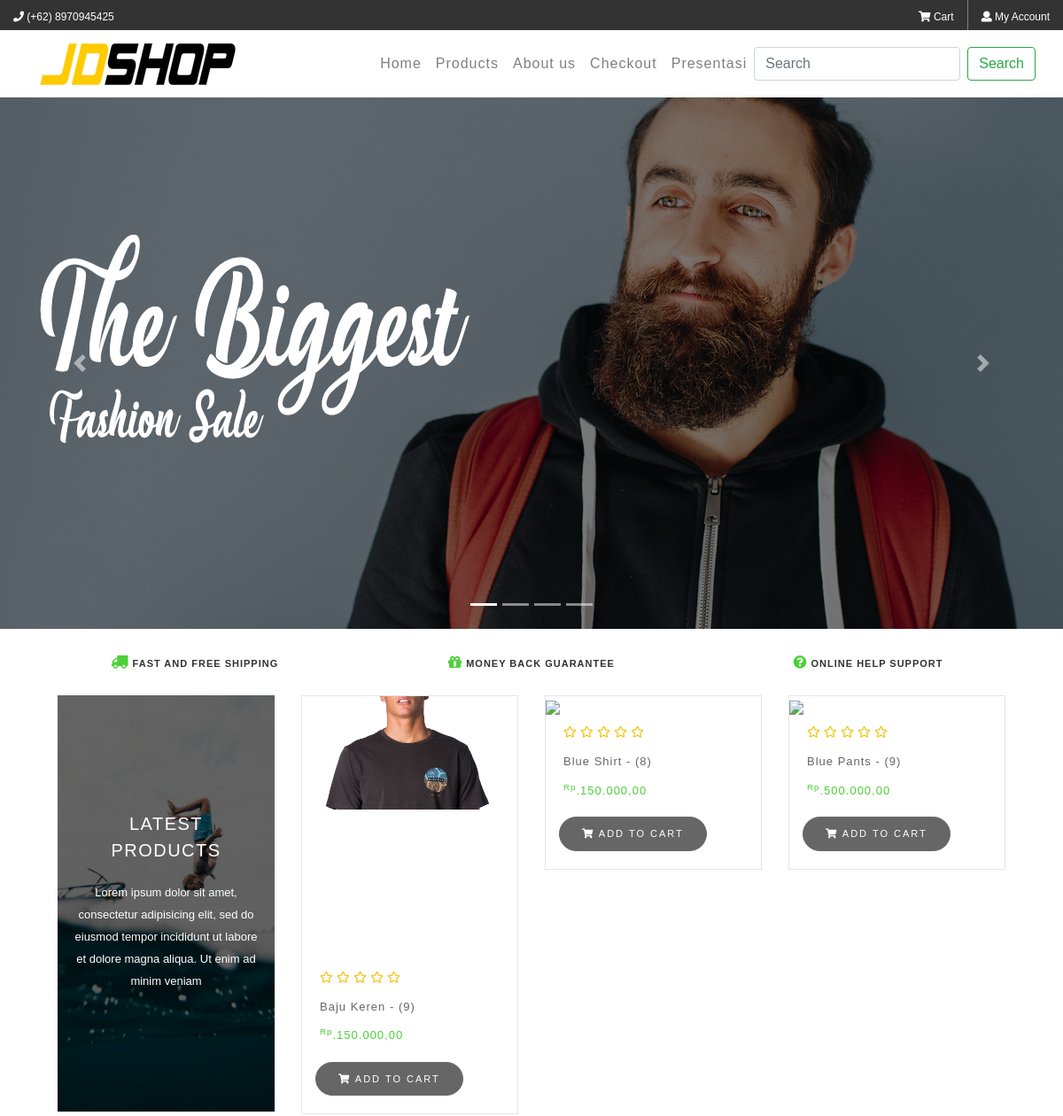
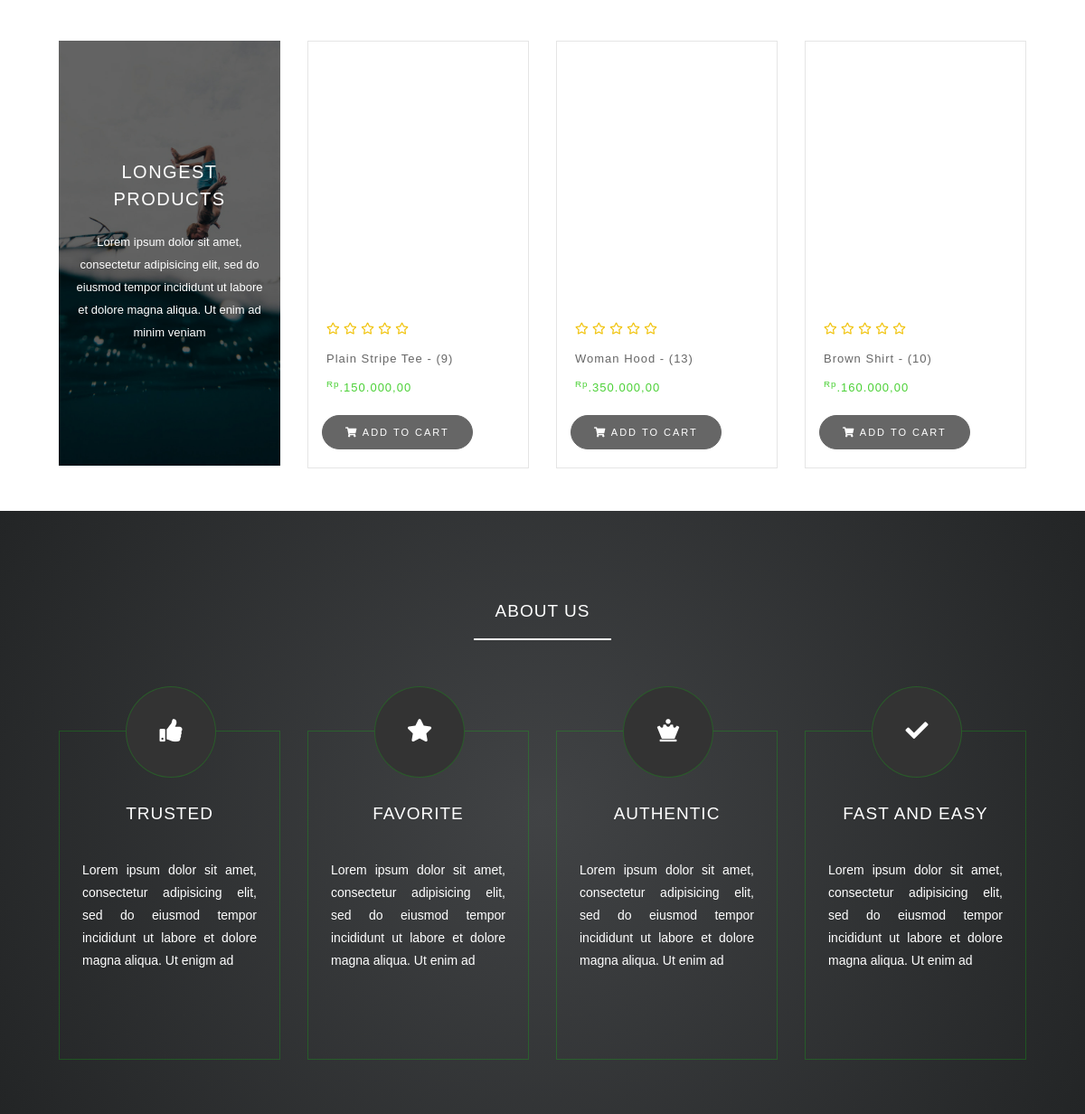
The page / on the database its author committed (2 pictures, top to bottom).
### tables this page shows
CREATE TABLE `tb_products` (
  `id_product` int(11) NOT NULL,
  `id_category` int(11) NOT NULL,
  `product_name` varchar(30) NOT NULL,
  `product_price` int(11) NOT NULL,
  `product_image` varchar(100) NOT NULL,
  `product_image_2` varchar(100) NOT NULL,
  `product_stock` int(11) NOT NULL
);

### index.php (the view, shortened to what this page needs)
<?php
  require_once "./config/connection.php";
?>
<!doctype html>
<html lang="en">
  <head>
    <link rel="stylesheet" type="text/css" href="css/bootstrap.min.css">
    <link rel="stylesheet" type="text/css" href="css/style.css">
    <link rel="stylesheet" type="text/css" href="css/fontawesome.min.css">
    <link rel="stylesheet" type="text/css" href="css/fontawesome-all.min.css">
  </head>
  <body>
    <div class="wrapper" id="home">
      <div class="bg-topnav  main-nav">
          <div class="center-topnav">
            <ul class="topnav">
              <li class="kiri"><a href="#"> <i class="fas fa-phone"></i> (+62) 8970945425 </a></li>
              <li class="kanan cd-signin"><a href="./auth/login.php"><i class="fas fa-user"></i> My Account </a></li>
              <li class="kanan" style="border-right: 1px solid grey;"><a href="./cart.php"><i class="fas fa-shopping-cart"></i> Cart </a></li>
            </ul>
          </div>
        </div>
    <nav class="navbar navbar-expand-lg navbar-light sticky-top bg-color" style="margin-top: -20px;">
      <div class="container-fluid">
      <a class="navbar-brand"><img src="./images/logo-1.png" alt=""></a>
      <div class="collapse navbar-collapse" id="navbarSupportedContent">
        <ul class="navbar-nav ml-auto" style="letter-spacing: 1px;">
          <li class="nav-item">
            <a class="nav-link" href="#home">Home</a>
          </li>
          <li class="nav-item">
            <a class="nav-link" href="#">Products</a>
          </li>
          <li class="nav-item">
              <a class="nav-link" href="#about">About us</a>
            </li>
          <li class="nav-item">
            <a class="nav-link" href="./checkout.php"> Checkout </a>
          </li>
          <li class="nav-item">
            <a class="nav-link" href="./presentasi.html"> Presentasi </a>
          </li>
        </ul>
        <form class="form-inline my-2 my-lg-0">
          <input class="form-control mr-sm-2" type="search" placeholder="Search" aria-label="Search">
          <button class="btn btn-outline-success my-2 my-sm-0" type="submit" name="search">Search</button>
        </form>
      </div>
      </div>
    </nav>
    <div id="carouselExampleIndicators" class="carousel slide" data-ride="carousel">
      <ol class="carousel-indicators">
        <li data-target="#carouselExampleIndicators" data-slide-to="0" class="active"></li>
        <li data-target="#carouselExampleIndicators" data-slide-to="1"></li>
        <li data-target="#carouselExampleIndicators" data-slide-to="2"></li>
        <li data-target="#carouselExampleIndicators" data-slide-to="3"></li>
      </ol>
      <div class="carousel-inner">
        <div class="carousel-item active">
          <img class="d-block w-100" src="images/slider-1.jpg" alt="First slide">
        </div>
      </div>
      <a class="carousel-control-prev" href="#carouselExampleIndicators" role="button" data-slide="prev">
        <span class="carousel-control-prev-icon" aria-hidden="true"></span>
      </a>
      <a class="carousel-control-next" href="#carouselExampleIndicators" role="button" data-slide="next">
        <span class="carousel-control-next-icon" aria-hidden="true"></span>
      </a>
    </div>
    <div class="container">
      <div class="row text-center">
        <div class="col-lg-4 col-md-4 col-sm-6">
          <div class="konten-1">
            <i class="fas fa-truck"></i> FAST AND FREE SHIPPING
          </div>
        </div>
        <div class="col-lg-4 col-md-4 col-sm-6">
          <div class="konten-1">
            <i class="fas fa-gift"></i> MONEY BACK GUARANTEE
          </div>
        </div>
        <div class="col-lg-4 col-md-4 col-sm-12">
          <div class="konten-1">
            <i class="fas fa-question-circle"></i> ONLINE HELP SUPPORT
          </div>
        </div>
      </div>
    </div>
    <div class="bg-konten-2 row">
      <div class="center">
        <div class="col-lg-3">
          <div class="konten-2-pinggir">
            <h2>LATEST PRODUCTS</h2>
            <h3>Lorem ipsum dolor sit amet, consectetur adipisicing elit, sed do eiusmod
            tempor incididunt ut labore et dolore magna aliqua. Ut enim ad minim veniam</h3>
          </div>
        </div>
        <?php
        $query_select_product = mysqli_query($connection, "SELECT * FROM tb_products WHERE product_stock > 0 ORDER BY id_product DESC LIMIT 3");
          while($data_product = mysqli_fetch_assoc($query_select_product)){
            ?>
                  <div class="hover1">
                    <div class="col-lg-3">
                      <div class="konten-2">
                        <div class="bintang">
                          <i class="far fa-star" style="padding-left: 20px"></i>
                          <i class="far fa-star"></i>
                          <i class="far fa-star"></i>
                          <i class="far fa-star"></i>
                          <i class="far fa-star"></i>
                        </div>
                       <p> <?= ucwords(strtolower($data_product['product_name'])) ?> - (<?= $data_product['product_stock'] ?>) </p>
                       <p class="harga"><sup>Rp</sup>.<?= number_format($data_product['product_price'], 2, "," , ".")  ?></p>
                          <form method="POST" action="./cart.php?id=<?=$data_product['id_product'] ?>">
                            <button class="btn-buy" type="submit" name="add_to_cart"><i class="fas fa-shopping-cart"></i> ADD TO CART </button>
                          </form>
                      </div>
                    </div>
                    </div>
            <?php
          }
      ?>
      </div>
    </div>
    <div class="bg-konten-2 row">
        <div class="center">
          <div class="col-lg-3">
            <div class="konten-2-pinggir">
              <h2>LONGEST PRODUCTS</h2>
              <h3>Lorem ipsum dolor sit amet, consectetur adipisicing elit, sed do eiusmod
              tempor incididunt ut labore et dolore magna aliqua. Ut enim ad minim veniam</h3>
            </div>
          </div>
          <?php
          $query_select_product = mysqli_query($connection, "SELECT * FROM tb_products WHERE product_stock > 0 ORDER BY id_product ASC LIMIT 3");
            while($data_product = mysqli_fetch_assoc($query_select_product)){
              ?>
                    <div class="hover1">
                      <div class="col-lg-3">
                        <div class="konten-2">
                          <div class="bintang">
                            <i class="far fa-star" style="padding-left: 20px"></i>
                            <i class="far fa-star"></i>
                            <i class="far fa-star"></i>
                            <i class="far fa-star"></i>
                            <i class="far fa-star"></i>
                          </div>
                          <p> <?= ucwords(strtolower($data_product['product_name'])) ?> - (<?= $data_product['product_stock'] ?>) </p>
                          <p class="harga"><sup>Rp</sup>.<?= number_format($data_product['product_price'], 2, "," , ".")  ?></p>
                            <form method="POST" action="./cart.php?id=<?=$data_product['id_product'] ?>">
                            <button class="btn-buy" type="submit" name="add_to_cart"><i class="fas fa-shopping-cart"></i> ADD TO CART </button>
                          </form>
                      </div>
                    </div>
                    </div>
              <?php
            }
        ?>
        </div>
      </div>
    <div class="bg-konten-3 row" id="about">
      <div class="col-lg-12">
        <div class="judul-konten">
          <h2>ABOUT US</h2>
          <hr class="garis"></hr>
        </div>
      </div>
      <div class="center">
        <div class="col-lg-3">
          <div class="konten-3">
            <div class="top-konten-3"><i class="fas fa-thumbs-up"></i></div>
            <h2>TRUSTED</h2>
            <p>Lorem ipsum dolor sit amet, consectetur adipisicing elit, sed do eiusmod
            tempor incididunt ut labore et dolore magna aliqua. Ut enigm ad</p>
          </div>
        </div>
        <div class="col-lg-3">
          <div class="konten-3">
            <div class="top-konten-3"><i class="fas fa-star"></i></div>
            <h2>FAVORITE</h2>
            <p>Lorem ipsum dolor sit amet, consectetur adipisicing elit, sed do eiusmod
            tempor incididunt ut labore et dolore magna aliqua. Ut enim ad</p>
          </div>
        </div>
        <div class="col-lg-3">
          <div class="konten-3">
            <div class="top-konten-3"><i class="fas fa-chess-queen"></i></div>
            <h2>AUTHENTIC</h2>
            <p>Lorem ipsum dolor sit amet, consectetur adipisicing elit, sed do eiusmod
            tempor incididunt ut labore et dolore magna aliqua. Ut enim ad</p>
          </div>
        </div>
        <div class="col-lg-3">
          <div class="konten-3">
            <div class="top-konten-3"><i class="fas fa-check"></i></div>
            <h2>FAST AND EASY</h2>
            <p>Lorem ipsum dolor sit amet, consectetur adipisicing elit, sed do eiusmod
            tempor incididunt ut labore et dolore magna aliqua. Ut enim ad</p>
          </div>
        </div>
      </div>
    </div>
    </div>
  </body>
</html>

### css/style.css (style rules this page uses)
html { margin: 0; padding: 0; }
body { margin: 0; padding: 0; font-family: arial; overflow-x: hidden; }
* { margin: 0; padding: 0; }
.wrapper { width: 100%; max-width: 1366px; margin: 0 auto; }
.row:after,.wrapper:after { clear: both; }
[class*='col-'] { width: 100%; float: left; min-height: 1px; }
.center { width: 100%; max-width: 1100px; margin: 0 auto; }
.center-topnav { width: 100%; max-width: 1200px; margin: 0 auto; }
.bg-topnav { margin: 0; padding: 0; background-color: #333; display: block; }
ul.topnav { list-style-type: none; overflow: hidden; }
ul.topnav li.kiri { float: left; }
ul.topnav li.kanan { float: right; }
ul.topnav li a { padding: 10px 15px; display: inline-block; text-decoration: none; color: #fff; font-size: 12px; }
.bg-color { background: #fff; }
.konten-1 { padding: 30px 0; text-align: center; color: #333; font: bold 11px arial; letter-spacing: 1px; }
.konten-1 i { color: #4cd137; padding: 0 0px 0 0; font-size: 15px; }
.konten-2 { margin: 0 0px 30px 0px; padding: 0; border: 1px solid rgba(0,0,0,0.1); position: relative; outline: none; }
.konten-2-pinggir { background-image: url(../imageS/product/desc-product.jpeg); background-size: cover; background-position: center; background-repeat: no-repeat; width: 100%; height: 470px; margin: 0 0px 50px 0px; }
.konten-2-pinggir h2 { color: #fff; padding: 130px 15px 0 15px; margin: 0 10px; text-align: center; font-size: 20px; line-height: 30px; letter-spacing: 1.5px; }
.konten-2-pinggir h3 { color: #fff; padding: 20px 15px; text-align: center; line-height: 25px; font-size: 13px; font-weight: 400; }
.bintang i { color: #f1c40f; padding: 10px 0; font-size: 13px; }
.konten-2 p { padding: 7px 20px 0 20px; color: #666; letter-spacing: 1px; font-size: 13px; }
.konten-2 p.harga { margin: -10px 0 20px 0; color: #4cd137; }
.btn-buy { margin: 0px 5px 20px 15px; padding: 10px 25px; background-color: #666; border: 1px solid #666; color: #fff; border-radius: 20px; cursor: pointer; letter-spacing: 2px; font-size: 11px; outline: none; }
.bg-konten-3 { margin: 0; padding: 0; background: radial-gradient(circle,#414345,#232526); }
.judul-konten { margin: 0; padding: 100px 0; }
.judul-konten h2 { color: #fff; font-size: 19px; letter-spacing: 1px; text-align: center; padding-bottom: 10px }
.garis { width: 100%; max-width: 150px; margin: 0 auto; border: 1px solid #fff; }
.konten-3 { margin: 0 0 60px 0; padding: 0; position: relative; border: 1px solid rgba(0,255,0,0.2); transition: 0.5s; }
.top-konten-3 { position: absolute; top: -50px; left: 73px; background-color: #333; text-align: center; border: 1px solid rgba(0,255,0,0.2); border-radius: 50%; width: 100px; padding: 35px 10px; overflow: hidden; }
.top-konten-3 i { color: #fff; font-size: 25px; }
.konten-3 h2 { color: #FFF; text-align: center; padding: 80px 0 0 0; letter-spacing: 1px; font-size: 19px; }
.konten-3 p { color: #fff; padding: 30px 25px 80px 25px; text-align: justify; line-height: 25px; font-size: 14px; }

### rows shown on the page
tb_products: product_name "Baju Keren", product_stock "9", product_price "150.000,00"
tb_products: product_name "Blue Shirt", product_stock "8", product_price "150.000,00"
tb_products: product_name "Blue Pants", product_stock "9", product_price "500.000,00"
tb_products: product_name "Plain Stripe Tee", product_stock "9", product_price "150.000,00"
tb_products: product_name "Woman Hood", product_stock "13", product_price "350.000,00"
tb_products: product_name "Brown Shirt", product_stock "10", product_price "160.000,00"
